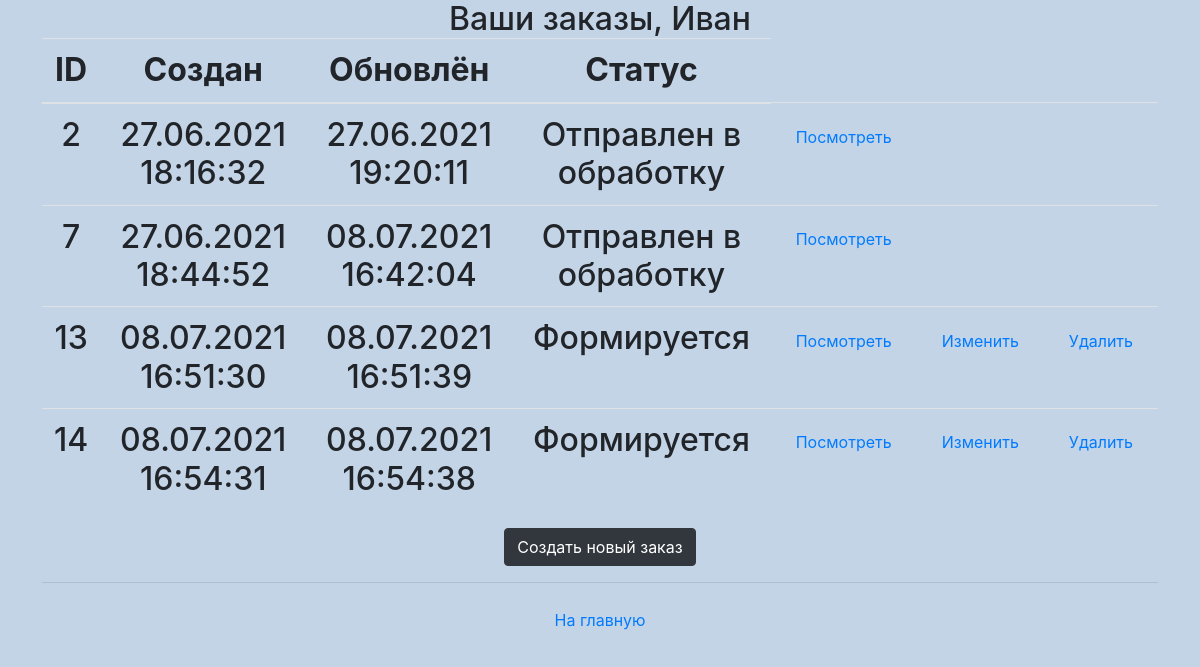
Page /order/ (signed in) on the committed database.
### authapp/models.py (models this page shows, shortened)
class User(AbstractUser):
    image = models.ImageField(upload_to='users_images', blank=True)
    activation_key = models.CharField(max_length=128, blank=True)
    activation_key_created = models.DateTimeField(auto_now_add=True, blank=True, null=True)
    age = models.PositiveIntegerField(verbose_name='Возраст', default=18)

### ordersapp/models.py (models this page shows, shortened)
class Order(models.Model):
    FORMING = 'FM'
    SENT_TO_PROCEED = 'STP'
    PROCEEDED ='PRD'
    PAID = 'PD'
    READY = 'RD'
    CANCEL = 'CNC'
    DELIVERED = 'DVD'
    STATUSES = (
        (FORMING, 'Формируется'),
        (SENT_TO_PROCEED, 'Отправлен в обработку'),
        (PROCEEDED, 'Обработан'),
        (PAID, 'Оплачен'),
        (READY, 'Готов к выдаче'),
        (CANCEL, 'Отменён'),
        (DELIVERED, 'Выдан'),
    )
    user = models.ForeignKey(settings.AUTH_USER_MODEL, on_delete=models.CASCADE)
    created_at = models.DateTimeField(auto_now_add=True,verbose_name='Создан')
    updated_at = models.DateTimeField(auto_now=True,verbose_name='Обновлён')
    status = models.CharField(choices=STATUSES, default=FORMING,verbose_name='Статус', max_length=3)
    is_active = models.BooleanField(default=True)

### ordersapp/views.py (the view)
# urls.py: path('', OrderList.as_view(), name='list'),
class OrderList(ListView):
    model = Order
    def get_queryset(self):
        return Order.objects.filter(user=self.request.user, is_active = True)

### ordersapp/templates/ordersapp/order_list.html
{% extends 'ordersapp/base.html' %}
{% load static %}
 {% block content %}
    <div class="text-center h2 header">
        Ваши заказы, {% if user.first_name %}{{ user.first_name }} {% else %} Пользоатель {% endif %}
        <table class="table">
            <thead>
                <th>ID</th>
                <th>Создан</th>
                <th>Обновлён</th>
                <th>Статус</th>
            </thead>
            <tbody>
            {% for item in object_list %}
            <tr>
                <td>{{ item.pk }}</td>
                <td>{{ item.created_at|date:"d.m.Y H:i:s" }}</td>
                <td>{{ item.updated_at|date:"d.m.Y H:i:s" }}</td>
                <td>{{ item.get_status_display }}</td>
                <td>
                    <a class="btn btn-link" href="{% url 'order:read' item.pk %}">Посмотреть</a>
                </td>
                <td>
                    {% if item.status == "FM" %}
                    <a class="btn btn-link" href="{% url 'order:update' item.pk %}">Изменить</a>
                    {% endif %}
                </td>
                <td>
                    {% if item.status == "FM" %}
                    <a class="btn btn-link" href="{% url 'order:delete' item.pk %}">Удалить</a>
                    {% endif %}
                </td>
            </tr>
            {% endfor %}
            </tbody>
        </table>
        <div class="text-center">
        <a href="{% url 'order:create' %}" class="btn btn-primary">Создать новый заказ</a>
            <hr>
        <a href="{% url 'index' %}" class="btn btn-link">На главную</a>
        </div>
    </div>
{% endblock %}

### rows in the picture
User: first_name "Иван"
Order: pk "2", created_at "27.06.2021 18:16:32", updated_at "27.06.2021 19:20:11", status "Отправлен в обработку"
Order: pk "7", created_at "27.06.2021 18:44:52", updated_at "08.07.2021 16:42:04", status "Отправлен в обработку"
Order: pk "13", created_at "08.07.2021 16:51:30", updated_at "08.07.2021 16:51:39", status "Формируется", shows "Изменить", shows "Удалить"
Order: pk "14", created_at "08.07.2021 16:54:31", updated_at "08.07.2021 16:54:38", status "Формируется", shows "Изменить", shows "Удалить"
